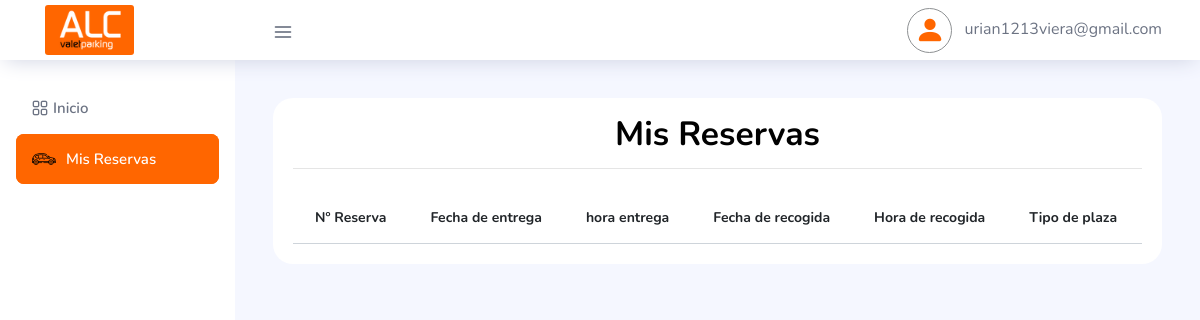
The app's page /dashboard/Reservas.php (signed in), older data.
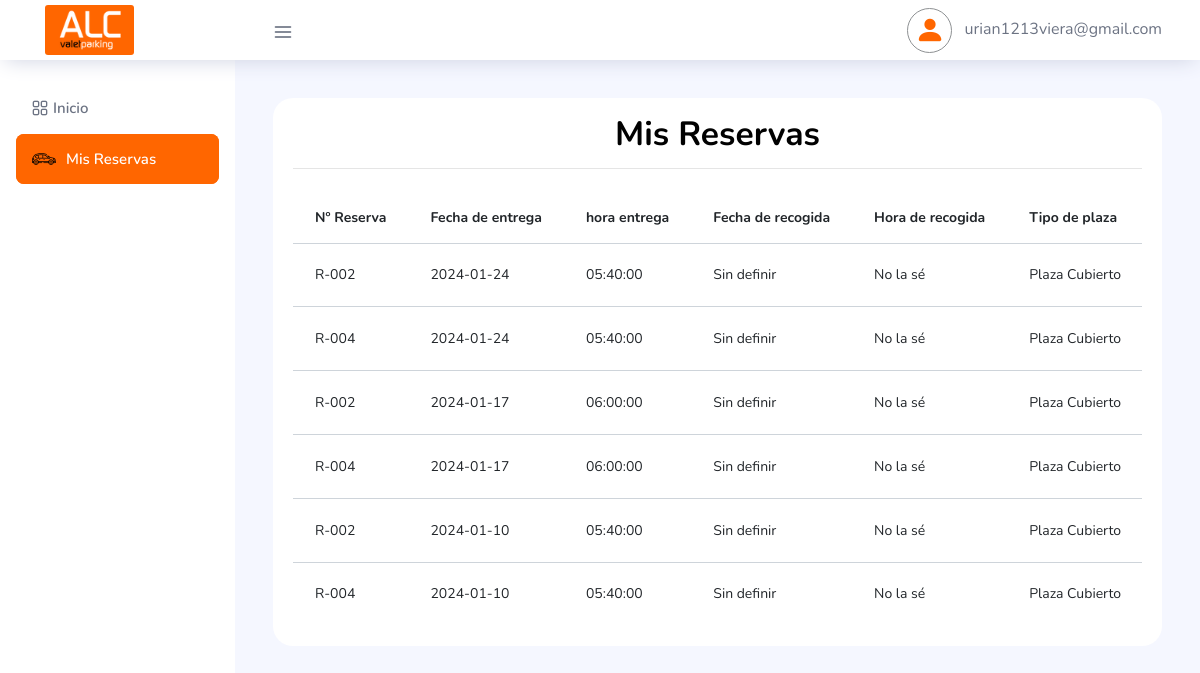
The same page, newer data.
### tables this page shows
CREATE TABLE `tbl_reservas` (
  `id` int(11) unsigned NOT NULL AUTO_INCREMENT,
  `id_cliente` int(11) DEFAULT NULL,
  `fecha_entrega` date NOT NULL,
  `hora_entrega` time NOT NULL,
  `fecha_recogida` varchar(50) DEFAULT '',
  `hora_recogida` varchar(50) DEFAULT '',
  `tipo_plaza` varchar(100) NOT NULL DEFAULT '',
  `terminal_entrega` varchar(100) NOT NULL DEFAULT '',
  `terminal_recogida` varchar(100) NOT NULL DEFAULT '',
  `servicio_adicional` varchar(10) DEFAULT NULL,
  `total_dias_reserva` varchar(50) DEFAULT NULL,
  `total_pago_reserva` decimal(8,2) DEFAULT NULL,
  `total_pago_final` decimal(8,2) DEFAULT NULL,
  `descuento` bigint(11) DEFAULT 0,
  `formato_pago` varchar(250) DEFAULT NULL,
  `numero_vuelo_de_vuelta` varchar(50) DEFAULT NULL,
  `observacion_cliente` mediumtext DEFAULT NULL,
  `fecha_pago_factura` date DEFAULT NULL,
  `servicios_extras1` mediumtext DEFAULT NULL,
  `total_gasto_extras1` decimal(8,2) DEFAULT 0.00,
  `servicios_extras2` mediumtext DEFAULT NULL,
  `total_gasto_extras2` decimal(8,2) DEFAULT NULL,
  `servicios_extras3` mediumtext DEFAULT NULL,
  `total_gasto_extras3` decimal(8,2) DEFAULT NULL,
  `estado_reserva` int(11) DEFAULT 0,
  `date_registro` timestamp NULL DEFAULT current_timestamp() ON UPDATE current_timestamp(),
  PRIMARY KEY (`id`)
);

CREATE TABLE `tbl_vehiculos` (
  `id` int(11) unsigned NOT NULL AUTO_INCREMENT,
  `id_cliente` int(11) DEFAULT NULL,
  `marca_car` varchar(100) DEFAULT NULL,
  `modelo_car` varchar(100) DEFAULT NULL,
  `color_car` varchar(50) DEFAULT NULL,
  `matricula_car` varchar(50) DEFAULT NULL,
  PRIMARY KEY (`id`)
);

### dashboard/funciones.php (called while the page is built, shortened)
<?php
   function getReservaPerfil($con, $idUser)
   {
       $sqlReservasP = "SELECT
                       r.*,
                       v.*
                   FROM tbl_reservas AS r
                   INNER JOIN tbl_vehiculos AS v
                   ON r.id_cliente = v.id_cliente
                   WHERE r.id_cliente ='$idUser'
                   ORDER BY r.fecha_entrega DESC";
       $queryR = mysqli_query($con, $sqlReservasP);
       return $queryR;
   }
   ?>

### dashboard/Reservas.php (the view, shortened to what this page needs)
<?php
if (isset($_SESSION['emailUser']) != "" && $_SESSION['rol'] == 0) {
    $IdUser     = $_SESSION['IdUser'];
?>
    <!DOCTYPE html>
    <html lang="es">
    <link href="https://unpkg.com/gijgo@1.9.14/css/gijgo.min.css" rel="stylesheet" type="text/css" />
    <body>
        <div class="container-scroller">
            <?php include 'bases/navbar.php'; ?>
            <div class="container-fluid page-body-wrapper">
                <?php include 'bases/nav.php';
                include 'funciones.php';
                $mis_reservas = getReservaPerfil($con, $IdUser);
                ?>
                <div class="main-panel">
                    <div class="content-wrapper">
                        <div class="row justify-content-md-center">
                            <div class="col-lg-12 grid-margin stretch-card">
                                <div class="card">
                                    <div class="card-body">
                                        <h4 class="card-title text-center mb-4">Mis Reservas
                                            <hr>
                                        </h4>
                                        <div class="table-responsive">
                                            <table id="MiTabla" class="table">
                                                <thead>
                                                    <tr>
                                                        <th>Nº Reserva</th>
                                                        <th>Fecha de entrega</th>
                                                        <th>hora entrega</th>
                                                        <th>Fecha de recogida</th>
                                                        <th>Hora de recogida</th>
                                                        <th>Tipo de plaza</th>
                                                        <th>Terminal de entrega</th>
                                                    </tr>
                                                </thead>
                                                <tbody>
                                                    <?php
                                                    while ($reserva = mysqli_fetch_array($mis_reservas)) { ?>
                                                        <tr>
                                                            <td><?php
                                                                $reserva_id = $reserva["id"];
                                                                if ($reserva_id < 10) {
                                                                    echo 'R-00' . $reserva_id;
                                                                } elseif ($reserva_id < 100) {
                                                                    echo 'R-0' . $reserva_id;
                                                                } else {
                                                                    echo 'R-' . $reserva_id;
                                                                }
                                                                ?></td>
                                                            <td><?php echo $reserva["fecha_entrega"]; ?></td>
                                                            <td><?php echo $reserva["hora_entrega"]; ?></td>
                                                            <td><?php echo $reserva["fecha_recogida"]; ?></td>
                                                            <td><?php echo $reserva["hora_recogida"]; ?></td>
                                                            <td><?php echo $reserva["tipo_plaza"]; ?></td>
                                                        </tr>
                                                    <?php } ?>
                                                </tbody>
                                            </table>
                                        </div>
                                    </div>
                                </div>
                            </div>
                        </div>
                    </div>
                </div>
            </div>
        </div>
    </body>
    </html>
<?php
} else { ?>
    <script type="text/javascript">
        location.href = "../acciones/login/exit.php";
    </script>
<?php }  ?>

Row changes from the older to the newer data that the page shows:
now on this page (row edited): tbl_reservas: tbl_vehiculos.id "2", fecha_entrega "2024-01-24", hora_entrega "05:40:00", fecha_recogida "Sin definir", hora_recogida "No la sé", tipo_plaza "Plaza Cubierto", tbl_vehiculos.id "4"
now on this page (row edited): tbl_reservas: tbl_vehiculos.id "2", fecha_entrega "2024-01-17", hora_entrega "06:00:00", fecha_recogida "Sin definir", hora_recogida "No la sé", tipo_plaza "Plaza Cubierto", tbl_vehiculos.id "4"
now on this page (row edited): tbl_reservas: tbl_vehiculos.id "2", fecha_entrega "2024-01-10", hora_entrega "05:40:00", fecha_recogida "Sin definir", hora_recogida "No la sé", tipo_plaza "Plaza Cubierto", tbl_vehiculos.id "4"
